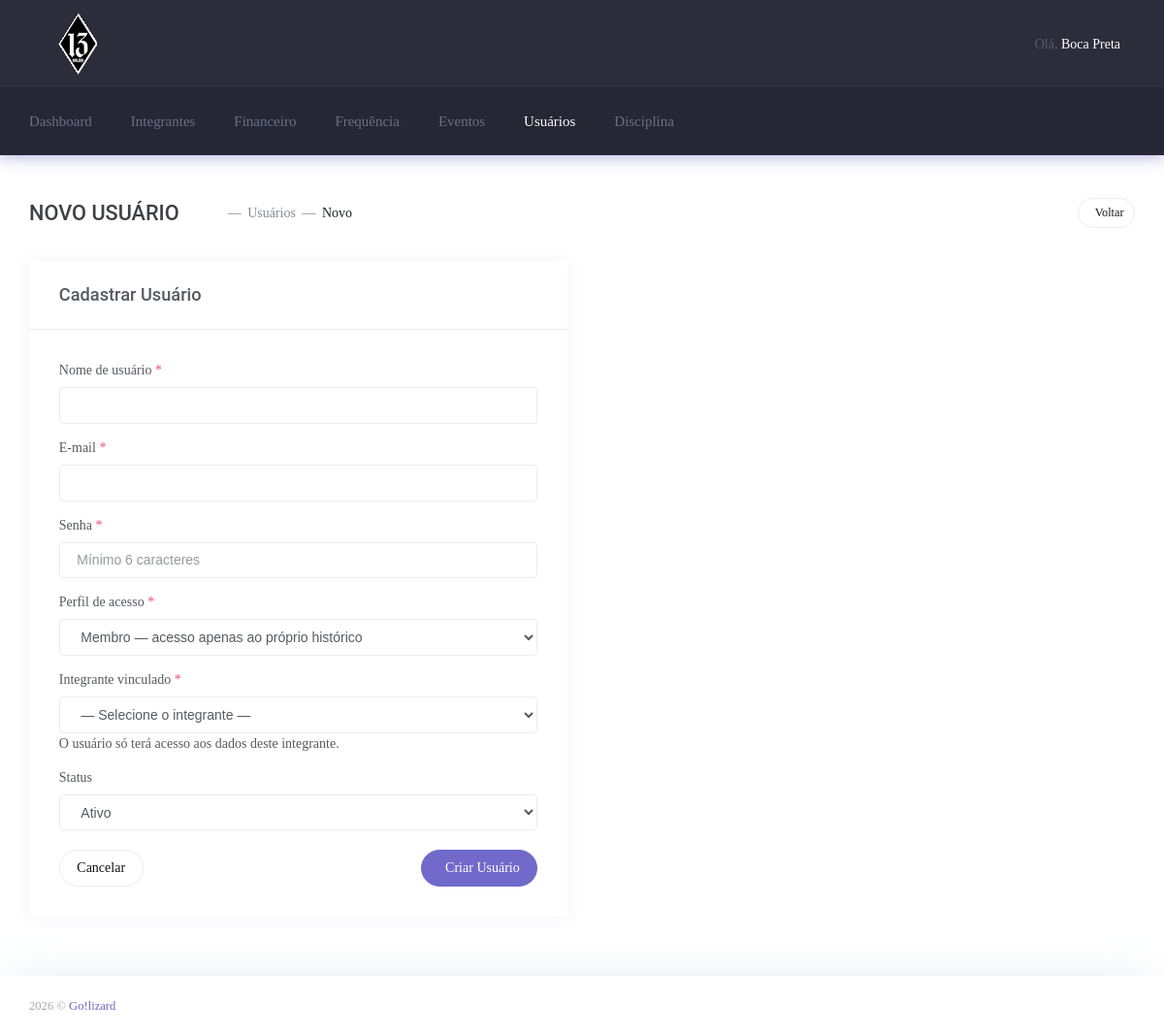
The page /admin/usuarios/usuario_form.php (signed in) on the database its author committed.
### tables this page shows
CREATE TABLE `cadastro_integrante` (
  `id` int(11) NOT NULL,
  `nome` varchar(200) NOT NULL,
  `apelido` varchar(200) NOT NULL,
  `veiculo` varchar(200) NOT NULL,
  `cnh` varchar(200) NOT NULL,
  `padrinho` int(20) NOT NULL,
  `data_apresentacao` datetime NOT NULL,
  `faccao` int(20) NOT NULL,
  `patente` int(10) NOT NULL,
  `nascimento` datetime NOT NULL,
  `endereco` varchar(200) NOT NULL,
  `num_endereco` varchar(200) NOT NULL,
  `cidade` varchar(200) NOT NULL,
  `estado` varchar(200) NOT NULL,
  `cep` varchar(200) NOT NULL,
  `complemento` varchar(200) NOT NULL,
  `bairro` varchar(200) NOT NULL,
  `telefone` varchar(200) NOT NULL,
  `comercial` varchar(200) NOT NULL,
  `celular` varchar(200) NOT NULL,
  `recados` varchar(200) NOT NULL,
  `email` varchar(200) NOT NULL,
  `foto` varchar(255) DEFAULT NULL,
  `status` int(10) NOT NULL DEFAULT 1 COMMENT '1 - Ativo\r\n2 - Afastado\r\n3 - Desligado\r\n4 - Suspenso'
);

CREATE TABLE `users` (
  `id` int(11) NOT NULL,
  `username` varchar(20) NOT NULL,
  `email` varchar(50) NOT NULL,
  `password` varchar(255) NOT NULL,
  `role` varchar(15) NOT NULL,
  `enabled` tinyint(1) DEFAULT NULL,
  `patente` varchar(20) NOT NULL,
  `faccao` int(20) NOT NULL,
  `id_cadastro` int(20) NOT NULL
);

### admin/inc/general.php (called while the page is built, shortened)
<?php
	include_once ('connection.php');
	$email = $_SESSION["admin_login"];
	$sql = "SELECT id, username, email, password, role, enabled, patente, faccao, id_cadastro FROM users WHERE email = '$email'";
	$result = $conn->query($sql);
	if ($result->num_rows > 0) {
	  while($row = $result->fetch_assoc()) {
	    $id_cadastro=	$row["id_cadastro"];
	  }
	} else {
	}
	$sql = "SELECT * FROM cadastro_integrante WHERE id = '$id_cadastro'";
	$result = $conn->query($sql);
	if ($result->num_rows > 0) {
	  while($row = $result->fetch_assoc()) {
	    $apelido	=   $row["apelido"];
	  }
	} else {
	}
?>

### admin/usuarios/usuario_form.php (the view, shortened to what this page needs)
<?php
require_once('../inc/general.php');
$stmt_me = $conn->prepare("SELECT id FROM users WHERE email = ? LIMIT 1");
$stmt_me->bind_param("s", $_SESSION['admin_login']);
$stmt_me->execute();
$me = $stmt_me->get_result()->fetch_assoc();
$eh_superadmin = ((int)$me['id'] === 1);
$id       = isset($_GET['id']) ? (int)$_GET['id'] : 0;
$editando = $id > 0;
$usuario  = [];
?>
<!DOCTYPE html>
<html lang="pt-br">
<head>
    <link href="css/style.bundle.css" rel="stylesheet" type="text/css"/>
</head>
<body class="m-page--wide m-header--fixed m-header--fixed-mobile m-footer--push m-aside--offcanvas-default">
<div class="m-grid m-grid--hor m-grid--root m-page">
    <header class="m-grid__item m-header" data-minimize="minimize" data-minimize-offset="200" data-minimize-mobile-offset="200">
        <div class="m-header__top">
            <div class="m-container m-container--responsive m-container--xxl m-container--full-height m-page__container">
                <div class="m-stack m-stack--ver m-stack--desktop">
                    <div class="m-stack__item m-brand">
                        <div class="m-stack m-stack--ver m-stack--general m-stack--inline">
                            <div class="m-stack__item m-stack__item--middle m-brand__logo">
                                <a href="index" class="m-brand__logo-wrapper">
                                    <img alt="" src="images/logo.png"/>
                                </a>
                            </div>
                        </div>
                    </div>
                    <?php include_once('../inc/topbar.php'); ?>
                </div>
            </div>
        </div>
        <?php include_once('../inc/header_bottom.php'); ?>
    </header>
    <div class="m-grid__item m-grid__item--fluid m-grid m-grid--hor-desktop m-grid--desktop m-body">
        <div class="m-grid__item m-grid__item--fluid m-grid m-grid--ver m-container m-container--responsive m-container--xxl m-page__container">
            <div class="m-grid__item m-grid__item--fluid m-wrapper">
                <div class="m-subheader">
                    <div class="d-flex align-items-center">
                        <div class="mr-auto">
                            <h3 class="m-subheader__title" style="text-transform:uppercase;">
                                <?= $editando ? 'Editar Usuário' : 'Novo Usuário' ?>
                            </h3>
                            <ul class="m-subheader__breadcrumbs m-nav m-nav--inline">
                                <li class="m-nav__separator">—</li>
                                <li class="m-nav__item">
                                    <a href="index.php" class="m-nav__link">
                                        <span class="m-nav__link-text">Usuários</span>
                                    </a>
                                </li>
                                <li class="m-nav__separator">—</li>
                                <li class="m-nav__item">
                                    <span class="m-nav__link-text"><?= $editando ? 'Editar' : 'Novo' ?></span>
                                </li>
                            </ul>
                        </div>
                        <div>
                            <a href="index.php" class="btn btn-sm btn-secondary m-btn m-btn--icon m-btn--pill">
                                <span><i class="la la-arrow-left"></i><span>Voltar</span></span>
                            </a>
                        </div>
                    </div>
                </div>
                <div class="m-content">
                    <div class="row">
                        <div class="col-xl-6 offset-xl-3">
                            <div class="m-portlet m-portlet--mobile">
                                <div class="m-portlet__head">
                                    <div class="m-portlet__head-caption">
                                        <div class="m-portlet__head-title">
                                            <h3 class="m-portlet__head-text">
                                                <?= $editando ? 'Editar Usuário' : 'Cadastrar Usuário' ?>
                                            </h3>
                                        </div>
                                    </div>
                                </div>
                                <div class="m-portlet__body">
                                    <form method="POST" action="usuarios/usuario_save.php">
                                        <div class="form-group m-form__group">
                                            <label class="form-control-label">
                                                Nome de usuário <span class="m--font-danger">*</span>
                                            </label>
                                            <input type="text" name="username" class="form-control m-input"
                                                   value="<?= htmlspecialchars($usuario['username'] ?? '') ?>"
                                                   required maxlength="20">
                                        </div>
                                        <div class="form-group m-form__group">
                                            <label class="form-control-label">
                                                E-mail <span class="m--font-danger">*</span>
                                            </label>
                                            <input type="email" name="email" class="form-control m-input"
                                                   value="<?= htmlspecialchars($usuario['email'] ?? '') ?>"
                                                   required maxlength="50">
                                        </div>
                                        <div class="form-group m-form__group">
                                            <label class="form-control-label">
                                                Senha <?= $editando ? '(deixe em branco para não alterar)' : '<span class="m--font-danger">*</span>' ?>
                                            </label>
                                            <input type="password" name="password" class="form-control m-input"
                                                   <?= $editando ? '' : 'required' ?> minlength="6"
                                                   placeholder="Mínimo 6 caracteres">
                                        </div>
                                        <div class="form-group m-form__group">
                                            <label class="form-control-label">
                                                Perfil de acesso <span class="m--font-danger">*</span>
                                            </label>
                                            <select name="role" class="form-control m-input" required
                                                    <?= (!$eh_superadmin) ? 'disabled' : '' ?>>
                                                <option value="membro" <?= ($usuario['role'] ?? 'membro') === 'membro' ? 'selected' : '' ?>>
                                                    Membro — acesso apenas ao próprio histórico
                                                </option>
                                            </select>
                                        </div>
                                        <div class="form-group m-form__group">
                                            <label class="form-control-label">
                                                Integrante vinculado <span class="m--font-danger">*</span>
                                            </label>
                                            <select name="id_cadastro" class="form-control m-input" required>
                                                <option value="">— Selecione o integrante —</option>
                                            </select>
                                            <span class="m-form__help">
                                                O usuário só terá acesso aos dados deste integrante.
                                            </span>
                                        </div>
                                        <div class="form-group m-form__group">
                                            <label class="form-control-label">Status</label>
                                            <select name="enabled" class="form-control m-input">
                                                <option value="1" <?= ($usuario['enabled'] ?? 1) == 1 ? 'selected' : '' ?>>Ativo</option>
                                            </select>
                                        </div>
                                        <div class="m-form__actions d-flex justify-content-between m--margin-top-20">
                                            <a href="index.php" class="btn btn-secondary m-btn m-btn--pill">Cancelar</a>
                                            <button type="submit" class="btn btn-brand m-btn m-btn--icon m-btn--pill">
                                                <span>
                                                    <span><?= $editando ? 'Salvar Alterações' : 'Criar Usuário' ?></span>
                                                </span>
                                            </button>
                                        </div>
                                    </form>
                                </div>
                            </div>
                        </div>
                    </div>
                </div>
            </div>
        </div>
    </div>
    <?php require_once('../inc/footer.php'); ?>
</div>
</body>
</html>

### admin/inc/topbar.php (shortened to what this page needs)
<div class="m-stack__item m-stack__item--fluid m-header-head" id="m_header_nav">
    <div id="m_header_topbar" class="m-topbar m-stack m-stack--ver m-stack--general">
        <div class="m-stack__item m-topbar__nav-wrapper">
            <ul class="m-topbar__nav m-nav m-nav--inline">
                <li class="m-nav__item m-topbar__user-profile m-topbar__user-profile--img m-dropdown m-dropdown--medium m-dropdown--arrow m-dropdown--header-bg-fill m-dropdown--align-right m-dropdown--mobile-full-width m-dropdown--skin-light"
                    data-dropdown-toggle="click">
                    <a href="#" class="m-nav__link m-dropdown__toggle">
                        <span class="m-topbar__welcome">Olá,&nbsp;</span>
                        <span class="m-topbar__username"><?php echo $apelido; ?></span>
                    </a>
                </li>
            </ul>
        </div>
    </div>
</div>

### rows shown on the page
cadastro_integrante: apelido "Boca Preta"
users: role "Membro — acesso apenas ao próprio histórico"
